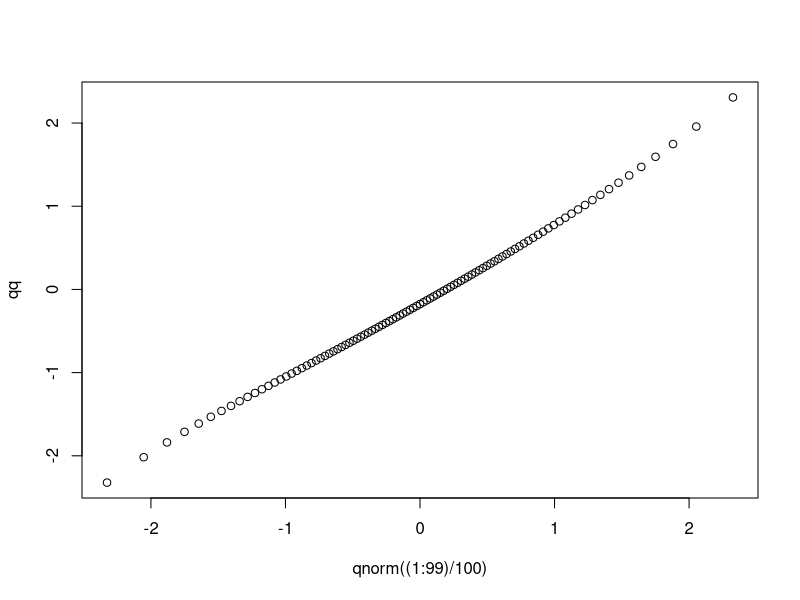
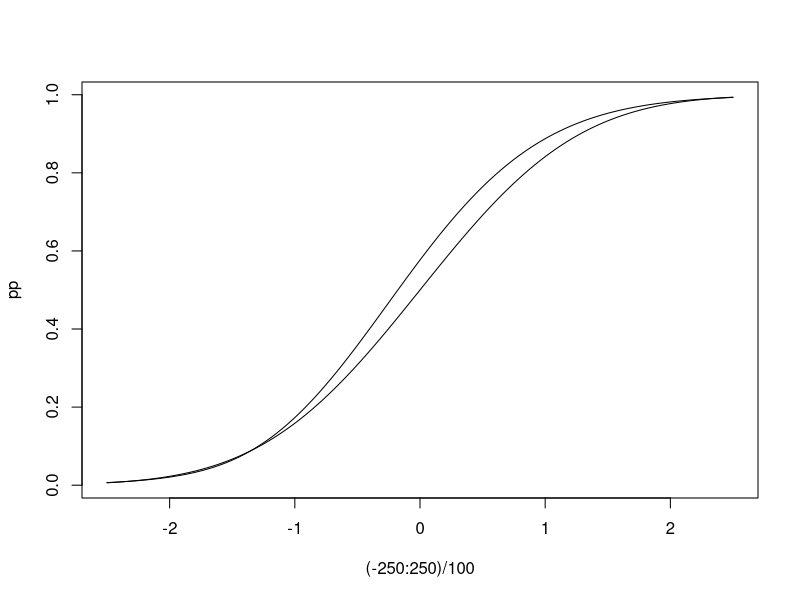
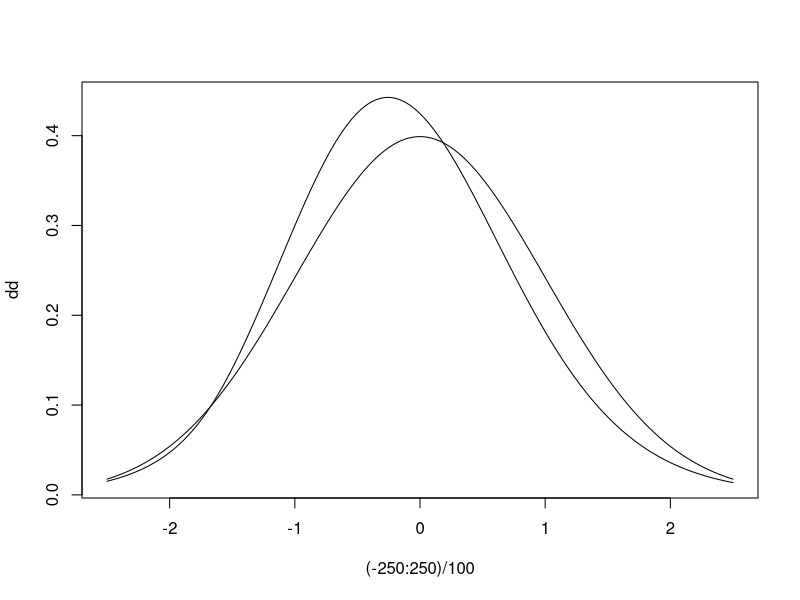

These charts were generated, in order, by the following R code:
library(polspline)


### Name: doldlogspline
### Title: Logspline Density Estimation - 1992 version
### Aliases: doldlogspline poldlogspline qoldlogspline roldlogspline
### Keywords: distribution smooth

### ** Examples

x <- rnorm(100)
fit <- oldlogspline(x)
qq <- qoldlogspline((1:99)/100, fit)
plot(qnorm((1:99)/100), qq)                  # qq plot of the fitted density
pp <- poldlogspline((-250:250)/100, fit)
plot((-250:250)/100, pp, type = "l")
lines((-250:250)/100, pnorm((-250:250)/100)) # asses the fit of the distribution
dd <- doldlogspline((-250:250)/100, fit)
plot((-250:250)/100, dd, type = "l")
lines((-250:250)/100, dnorm((-250:250)/100)) # asses the fit of the density
rr <- roldlogspline(100, fit)                # random sample from fit
